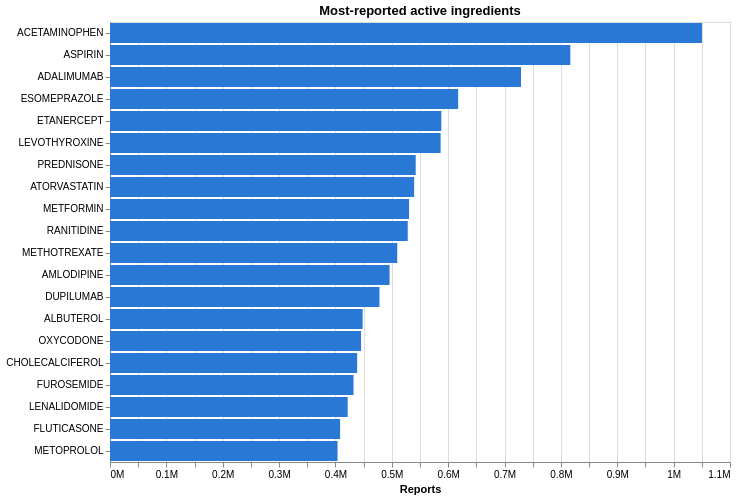

Write the Vega-Lite specification saved for this chart.
### Vega-Lite specification from a JSON file in a GitHub repository (floating-point values rounded to 4 significant figures)
{"config": {"view": {"continuousWidth": 300, "continuousHeight": 300}}, "data": {"name": "data-f48a5eeb9560321c6238b2923d34635b"}, "mark": {"type": "bar", "color": "#2a78d6"}, "encoding": {"tooltip": [{"field": "reports", "format": ",", "type": "quantitative"}], "x": {"axis": {"format": "~s"}, "field": "reports", "title": "Reports", "type": "quantitative"}, "y": {"field": "ingredient", "sort": "-x", "title": null, "type": "nominal"}}, "height": 440, "title": "Most-reported active ingredients", "width": 620, "$schema": "https://vega.github.io/schema/vega-lite/v6.1.0.json", "datasets": {"data-f48a5eeb9560321c6238b2923d34635b": [{"ingredient": "ACETAMINOPHEN", "reports": 1050283}, {"ingredient": "ASPIRIN", "reports": 816677}, {"ingredient": "ADALIMUMAB", "reports": 729245}, {"ingredient": "ESOMEPRAZOLE", "reports": 617729}, {"ingredient": "ETANERCEPT", "reports": 587846}, {"ingredient": "LEVOTHYROXINE", "reports": 586596}, {"ingredient": "PREDNISONE", "reports": 542381}, {"ingredient": "ATORVASTATIN", "reports": 539618}, {"ingredient": "METFORMIN", "reports": 530588}, {"ingredient": "RANITIDINE", "reports": 528266}, {"ingredient": "METHOTREXATE", "reports": 509655}, {"ingredient": "AMLODIPINE", "reports": 496013}, {"ingredient": "DUPILUMAB", "reports": 478057}, {"ingredient": "ALBUTEROL", "reports": 448213}, {"ingredient": "OXYCODONE", "reports": 445415}, {"ingredient": "CHOLECALCIFEROL", "reports": 438514}, {"ingredient": "FUROSEMIDE", "reports": 432051}, {"ingredient": "LENALIDOMIDE", "reports": 421694}, {"ingredient": "FLUTICASONE", "reports": 408208}, {"ingredient": "METOPROLOL", "reports": 403701}]}}
